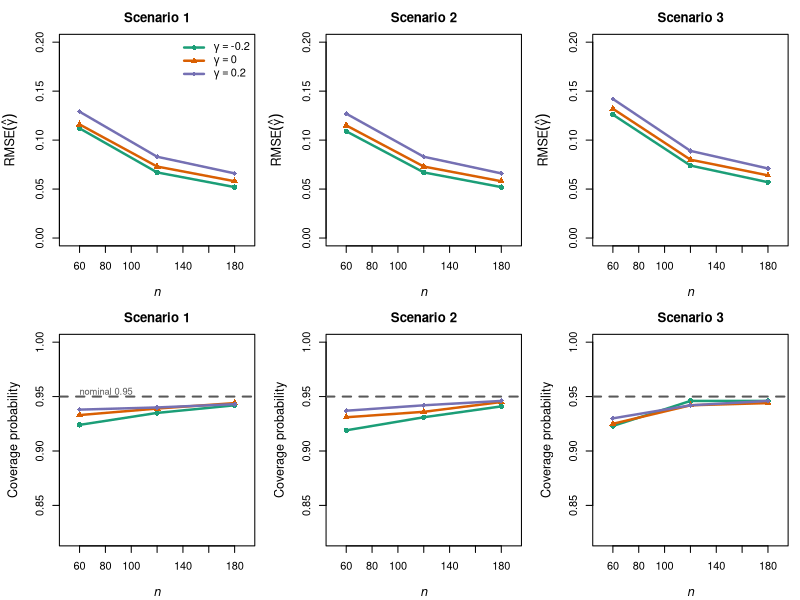

Generate this figure with R:
## Figure S1 of the Supplementary Material (fig/simulacao.png): RMSE and coverage
## of gamma-hat against n in Scenarios 1-3. The values are the gamma columns of
## Tables S2, S4 and S6, which come from evbsreg::evbsreg.fit.mc() with 5,000
## replicates (inst/scripts/script_03-05 of the package; hours to run). The
## script used to read them from a JSON dump that no longer exists, so they are
## written out here and the figure is redrawn from the published tables.
## Run from the repository root.
cols <- c("#1b9e77","#d95f02","#7570b3"); gs <- c(-0.20, 0, 0.20); ns <- c(60, 120, 180)
## rows: n = 60, 120, 180; columns: gamma = -0.2, 0, 0.2
rmse <- list(
  S1 = rbind(c(0.112, 0.116, 0.129), c(0.067, 0.073, 0.083), c(0.052, 0.058, 0.066)),
  S2 = rbind(c(0.109, 0.115, 0.127), c(0.067, 0.073, 0.083), c(0.052, 0.058, 0.066)),
  S3 = rbind(c(0.126, 0.132, 0.142), c(0.074, 0.080, 0.089), c(0.057, 0.064, 0.071)))
cp <- list(
  S1 = rbind(c(0.924, 0.933, 0.938), c(0.935, 0.939, 0.940), c(0.942, 0.944, 0.943)),
  S2 = rbind(c(0.919, 0.931, 0.937), c(0.931, 0.936, 0.942), c(0.941, 0.945, 0.946)),
  S3 = rbind(c(0.923, 0.925, 0.930), c(0.946, 0.942, 0.942), c(0.946, 0.944, 0.946)))

dir.create("fig", showWarnings = FALSE)
png("fig/simulacao.png", width=10.5, height=6.4, units="in", res=170)
par(mfrow=c(2,3), mar=c(4.1,4.5,2.6,0.9), oma=c(0,0,0,0))
## row 1: RMSE of gamma-hat
for(s in 1:3){
  m <- rmse[[s]]
  plot(NA, xlim=c(50,190), ylim=c(0,max(0.2,max(m)*1.15)), xlab=expression(italic(n)),
       ylab=expression(RMSE(hat(gamma))), main=paste("Scenario",s), cex.lab=1.15)
  for(i in 1:3) lines(ns, m[,i], col=cols[i], lwd=2.4, type="o", pch=15+i, cex=1.1)
  if(s==1) legend("topright", legend=sapply(gs,function(g) as.expression(bquote(gamma==.(g)))),
     col=cols, lwd=2.4, pch=16:18, bty="n", cex=1.0)
}
## row 2: coverage
for(s in 1:3){
  m <- cp[[s]]
  plot(NA, xlim=c(50,190), ylim=c(0.82,1), xlab=expression(italic(n)),
       ylab="Coverage probability", main=paste("Scenario",s), cex.lab=1.15)
  abline(h=0.95, lwd=2, lty=2, col="grey35")
  for(i in 1:3) lines(ns, m[,i], col=cols[i], lwd=2.4, type="o", pch=15+i, cex=1.1)
  if(s==1) text(60,0.955,"nominal 0.95",col="grey35",cex=.85,adj=0)
}
dev.off()
cat("fig/simulacao.png written\n")
